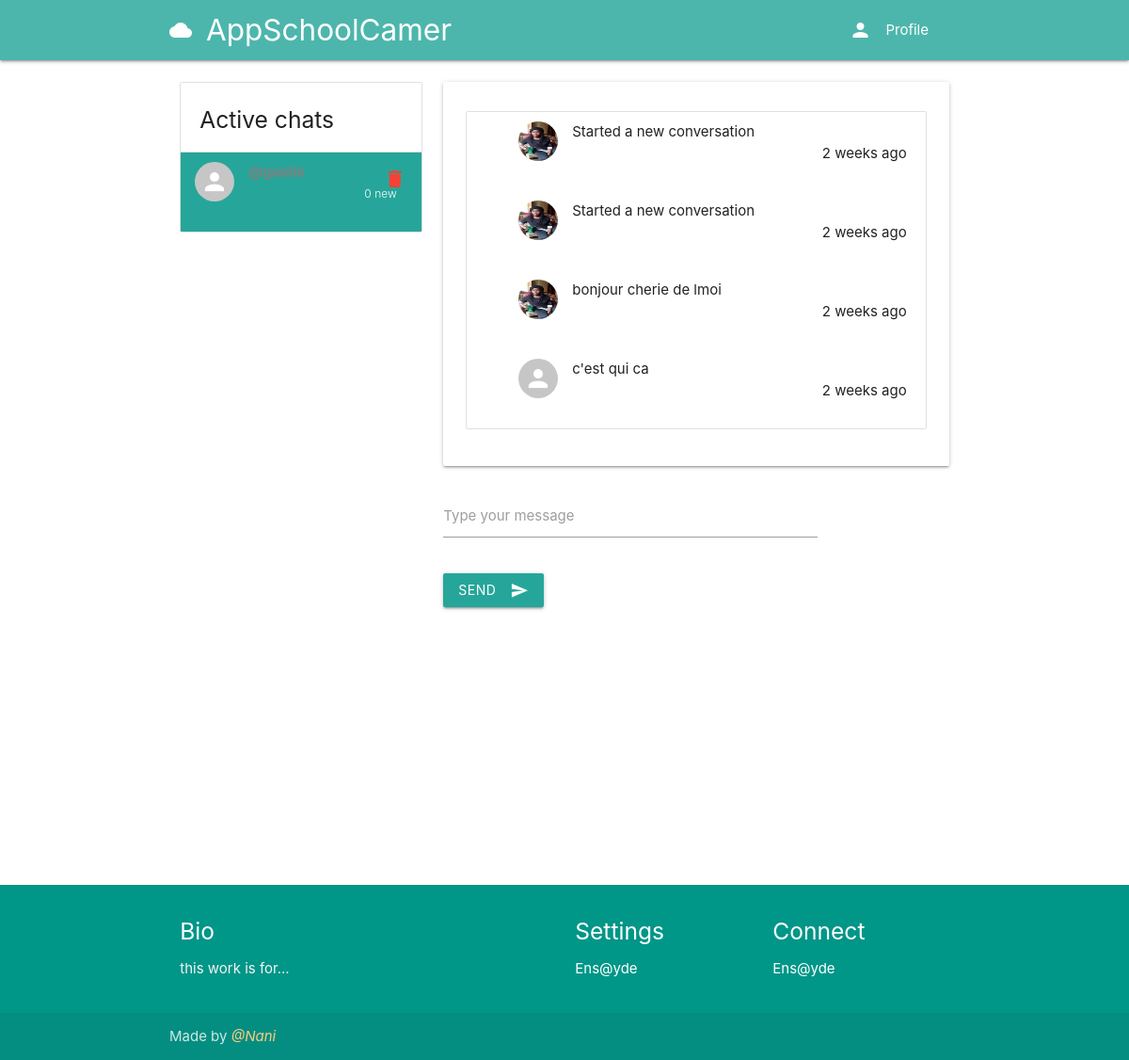
Screenshot of /direct/directs/gaelle (signed in) with the database file from the repository.
### direct/models.py (models this page shows, shortened)
class Message(models.Model):
    user = models.ForeignKey(User, on_delete=models.CASCADE, related_name='msg_user')
    sender = models.ForeignKey(User, on_delete=models.CASCADE, related_name='from_user')
    recipient = models.ForeignKey(User, on_delete=models.CASCADE, related_name='to_user')
    body = models.TextField(max_length=1000, blank=True, null=True)
    date = models.DateTimeField(auto_now_add=True)
    is_read = models.BooleanField(default=False)
    def get_messages(user):
        messages = Message.objects.filter(user=user).values('recipient').annotate(last=Max('date')).order_by('-last')
        users = []
        for message in messages:
            users.append({
                'user': User.objects.get(pk=message['recipient']),
                'last': message['last'],
                'unread': Message.objects.filter(user=user, recipient__pk=message['recipient'], is_read=False).count()
            })
        return users

### authy/models.py (models this page shows, shortened)
class Profile(models.Model):
    user = models.OneToOneField(User, on_delete=models.CASCADE, related_name='profile')
    location = models.CharField(max_length=50, null=True, blank=True)
    url = models.CharField(max_length=80, null=True, blank=True)
    profile_info = models.TextField(max_length=150, null=True, blank=True)
    created = models.DateField(auto_now_add=True)
    picture = models.ImageField(upload_to=user_directory_path_profile, blank=True, null=True, verbose_name='Picture')
    banner = models.ImageField(upload_to=user_directory_path_banner, blank=True, null=True, verbose_name='Banner')
    teacher = 'teacher'
    student = 'student'
    parent = 'parent'
    user_types = [
        (teacher, 'teacher'),
        (student, 'student'),
        (parent, 'parent'),
    ]
    user_type = models.CharField(max_length=10, choices=user_types, default=student)
    sixieme = '6eme'
    cinquieme = '5eme'
    quatrieme = '4eme'
    troisieme = '3eme'
    seconde = '2nde'
    Premiere = '1ere'
    Tle = 'Tle'
    user_statuts = [
        (sixieme,'6eme'),
        (cinquieme, '5eme'),
        (quatrieme, '4eme'),
        (troisieme, '3eme'),
        (seconde, '2nde'),
        (Premiere, '1ere'),
        (Tle, 'Tle'),
    ]
    user_statut = models.CharField(max_length=15, choices=user_statuts, default=sixieme)

### direct/views.py (the view)
# urls.py: path('directs/<username>', Directs, name='directs'),
@login_required
def Directs(request, username):
    user = request.user
    messages = Message.get_messages(user=request.user)
    active_direct = username
    directs = Message.objects.filter(user=user, recipient__username=username).order_by('-date')
    directs.update(is_read=True)
    for message in messages:
        if message['user'].username==username:
            message['unread'] = 0
    paginator_directs = Paginator(directs, 5)
    page_number_directs = request.GET.get('directspage')
    directs_data = paginator_directs.get_page(page_number_directs)
    context = {
        'directs': directs_data,
        'messages': messages,
        'active_direct': active_direct
    }
    return render(request, 'direct/direct.html', context)

### authy/views.py (called while the page is built)
def SideNavInfo(request):
	user = request.user
	nav_profile = None
	if user.is_authenticated:
		nav_profile = Profile.objects.get(user=user)
	return {'nav_profile': nav_profile}

### direct/views.py (called while the page is built)
def CheckDirects(request):
    directs_count = 0
    if request.user.is_authenticated:
        directs_count = Message.objects.filter(user=request.user, is_read=False).count()
    return {'directs_count': directs_count}

### student_portal/templates/direct/direct.html (shortened to what this page needs)
{% extends 'base.html' %}
{% load static %}
{% load humanize %}
{% block content %}
<div class="row">
<div class="col s12 m4">
<ul class="collection with-header">
    <li class="collection-header">
        <h5>Active chats</h5>
    </li>
    {% for message in messages %}
    <a style="color: gray;" href="{% url 'directs' message.user.username %}">
        <li class="collection-item avatar {% if active_direct == message.user.username %}active{% endif %}">
        {% if message.user.profile.picture %}
            <img src="{{ message.user.profile.picture.url }}" class="circle responsive-img">
        {% else %}
            <img src="{% static 'img/no_avatar.jpg' %}" class="circle responsive-img">
        {% endif %}
            <p><b>@{{ message.user.username }}</b></p>
            <span class="new badge">{{ message.unread }}</span>
            <a href="" class="secondary-content red-text"><i class="material-icons">delete</i></a>
    </li>
    </a>
    {% endfor %}
</div>
<div style="overflow-y: scroll;" class="col s12 m8">
    <div style="max-width: 600px;" class="card">
        <div class="card-content">
            <ol id="oldirects" style="list-style-type: none; display: flex; flex-direction: column-reverse;" class="collection">
            {% for direct in directs %}
                <li style="border-bottom: 0px;" class="collection-item avatar">
                    {% if direct.sender.profile.picture %}
                        <img src="{{ direct.sender.profile.picture.url }}" class="circle responsive-img">
                    {% else %}
                        <img src="{% static 'img/no_avatar.jpg' %}" class="circle responsive-img">
                    {% endif %}
                    <p>{{ direct.body }}</p>
                    <p class="right-align">{{ direct.date | naturaltime }}</p>
                </li>
            {% endfor %}
            </ol>
        </div>
    </div>
    <div class="card-action">
        <div class="row">
            <form id="senddirectform" method="POST" action="{% url 'send-direct' %}">
                <div class="input-field col s9">
                    <input id="text" name="body" type="text" class="validate">
                    <label for="text">Type your message</label>
                  </div>
                  <div class="input-field col s9">
                  <button class="btn waves-effect waves-light" type="submit" name="action">Send
                    <i class="material-icons right">send</i>
                  </button>
                </div>
            </form>
        </div>
    </div>
</div>
</div>
{% endblock %}

### rows the page displays
Message: body "c'est qui ca", date "2 weeks ago"
Message: sender.profile.picture (placeholder picture), body "bonjour cherie de lmoi", date "2 weeks ago"
Message: sender.profile.picture (placeholder picture), body "Started a new conversation", date "2 weeks ago"
Message: sender.profile.picture (placeholder picture), body "Started a new conversation", date "2 weeks ago"

### other values shown
{{ message.unread }} "0"
